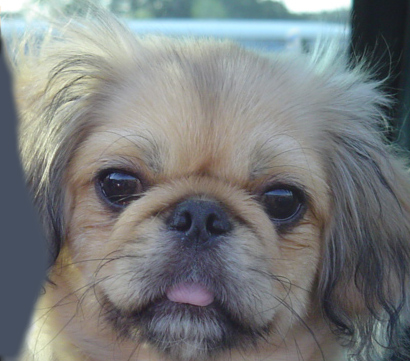
#> input picture UBC/CPEN 4-1/CPSC 425/Assignments/Assignment 1/images/dog.jpg, 410 x 361 px, found by its file name; the run also reads 1 picture not shown here
$ jupyter execute --allow-errors CPSC425_85594505_MercuryMcindoe_Asst1.ipynb
#> lines starting #> are read from the running program, lines starting #| are printed output that depends on the picture
[cell 1]
from PIL import Image
import numpy as np
import math
from scipy import signal
import cv2

# Part 2

---

## Question 1

---

[cell 2]
def boxfilter(n) :
  # Assert that the input is odd
  assert n % 2
  # Return a 2D array representing the boxfilter with values of 1/n^2
  return np.full((n, n), 1 / (n * n))

### Tests

---

[cell 3]
boxfilter(3)

#> (a cell that did not finish here is left out)


[cell 5]
boxfilter(5)

## Question 2

---

[cell 6]
def gauss1d(sigma) :
  # Get the next odd integer of 6 times sigma rounded up
  len_ = math.ceil(sigma * 6)
  if len_ % 2 == 0 :
    len_ += 1

  # Create an array of length from above that contains integers representing distance from center
  k = len_ // 2
  arr = np.arange(-k,k+1)

  # Apply the Gaussian function to each entry of the array
  f = lambda x : np.exp(-(x ** 2) / (2 * (sigma ** 2)))
  arr = f(arr)

  # Normalize the array so that the sum is one
  arr /= sum(arr)
  return arr.copy()

### Tests

---

[cell 7]
print(gauss1d(0.3))

[cell 8]
print(gauss1d(0.5))

[cell 9]
print(gauss1d(1))

[cell 10]
print(gauss1d(2))

## Question 3

---

[cell 11]
def gauss2d(sigma) :
  # Generate 1D Gaussian Array
  gauss_1d = gauss1d(sigma)

  # Make 2D arrays of the previous 1D filter and its Transpose
  gauss_1d_ = gauss_1d[:,np.newaxis]
  gauss_1d_transpose = gauss_1d[np.newaxis, :]

  # Compute the convolution
  convolution = signal.convolve2d(gauss_1d_, gauss_1d_transpose)
  return convolution

### Tests

---

[cell 12]
print(gauss2d(0.5))

[cell 13]
print(gauss2d(1))

## Question 4

---

### (a)

---

[cell 14]
def convolve2d_manual(image :np.ndarray, filter:np.ndarray) :

  # Calculate the k value
  f_size = len(filter)
  k = f_size // 2

  image = np.array(image, dtype=np.float32)
  filter = np.array(filter, dtype=np.float32)

  # Normalize the image, keep track of image sum
  sum_ = np.sum(image, dtype=np.float32)
  image /= sum_


  # Add zero padding for the top/bottom, left/right k most elements
  image_padded = np.pad(image, ((k,k),(k,k)), 'constant') # array with padding
  convolution = np.zeros_like(image_padded, dtype=np.float32) # resulting convolution
  filter = np.flipud(np.fliplr(filter)) # since it's convolution we the original filter by 180 degrees
  flat_filter = np.array(filter).flatten() # flattening the filter for computation efficiency

  # Convolution process
  for Y in range(k, len(image_padded) - k) :
    for X in range(k, len(image_padded[Y]) - k) :
      neighbor = image_padded[Y - k: Y + k + 1, X - k: X + k + 1].flatten()
      # sum of F(i,j) * I(X + i, Y + j)
      convolution[Y, X] = np.sum(neighbor * flat_filter)

  # Remove zero padding from before
  convolution = convolution[k : -k, k : -k]

  # Undo normalization
  convolution *= sum_
  return convolution.copy()

### Test case

---

[cell 15]
convolve2d_manual([[1,0,0,0,1],[2,3,0,8,0],[2,0,0,0,3],[0,0,1,0,0]],[[1/9,1/9,1/9],[1/9,1/9,1/9],[1/9,1/9,1/9]])

### (b)

---

[cell 16]
def gaussconvolve2d_manual(array, sigma):
  # 2D Gaussian filter from above
  filter = gauss2d(sigma)

  # Return Convolution result (manual)
  return convolve2d_manual(array, filter)

### Test

---

[cell 17]
gaussconvolve2d_manual([[1,0,0,0,1],[2,3,0,8,0],[2,0,0,0,3],[0,0,1,0,0]], 0.6)

### (c)

---

[cell 18]
# Convert image to grey scale
img = Image.open('./drive/MyDrive/images/dog.jpg').convert('L')
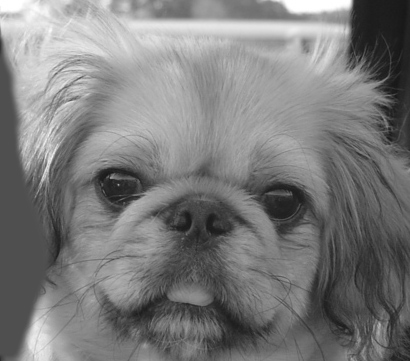
#> img: PIL image 410x361 L; min 22, max 255, mean 123.6

# Convert image into array of grey scale values
img_arr = np.asarray(img,dtype=np.float32)

# Filter the image via convolution with sigma value of 3
filtered_img_arr = gaussconvolve2d_manual(img_arr, 3)
#> in convolve2d_manual (call 3), `sum_ = np.sum(image, dtype=np.float32)`: sum_ = 18287776
#> in convolve2d_manual (call 3), `image_padded = np.pad(image, ((k,k),(k,k)), 'constant')`:
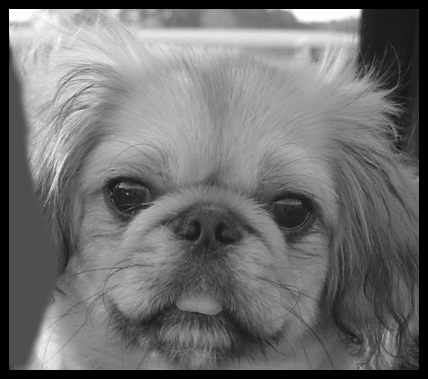
#> image_padded: shape (379, 428) float32; min 0, max 1.39e-05, mean 6.16e-06; drawn with min black and max white

# Ensure array values are within 0 ~ 255 and type uint8
filtered_img_arr_uint8 = np.clip(filtered_img_arr, 0, 255).astype(np.uint8)

### (d)

---

[cell 19]
# Convert array back to Image
filtered_img = Image.fromarray(filtered_img_arr_uint8)

# Image Comparison between original image and filtered image
print("Original Image:")
display(img)
print("Filtered Image:")
display(filtered_img)

## Question 5

---

### (a)

---

[cell 20]
def gaussconvolve2d_scipy(array, sigma):
  # 2D Gaussian filter from above
#> called with sigma = 3
  filter = gauss2d(sigma)

  # Return Convolution Result (scipy)
  return signal.convolve2d(array, filter, 'same').copy()

The reason there is both the `signal.convolve2d` and `signal.correlate2d` is because they iterate through the filter in different directions.

The reason `gauss2d` produces the same result for both is that because the Gaussian Filter is a symmetric filter. Rotating the Gaussian Filter by 180 degrees would be the exact same filter, so it wouldn't matter.

If the filter is not symmetric, hence when rotated by 180 degrees gives us a different filter, the the results will be different for correlation and convolution.

### (b)

---

[cell 21]
# Convert image to array
img_arr = np.asarray(img)

# Apply convolution with 2D Gaussian Filter
filtered_img_arr = gaussconvolve2d_scipy(img_arr, 3)

# Ensure array contains uint8 within 0 ~ 255
filtered_img_arr_uint8 = np.clip(filtered_img_arr, 0, 255).astype(np.uint8)

### (c)

---

[cell 22]
# Convert array back to image
filtered_img = Image.fromarray(filtered_img_arr_uint8)

# Comparison of images
print("Original Image:")
display(img)
print("Filtered Image:")
display(filtered_img)

## Question 6

---

[cell 23]
import time
# Convert Image to grey scale
dog = Image.open('./drive/MyDrive/images/dog.jpg').convert('L')

# Convert image to array
img_arr = np.asarray(dog, dtype=np.float32)

# Record time before running manual convolution
t1 = time.time()

# Run convolution (manual)
manual_img = gaussconvolve2d_manual(img_arr, 10)
#> in convolve2d_manual (call 4), `f_size = len(filter)`: f_size = 61
#> in convolve2d_manual (call 4), `k = f_size // 2`: k = 30
#> in convolve2d_manual (call 4), `image_padded = np.pad(image, ((k,k),(k,k)), 'constant')`:
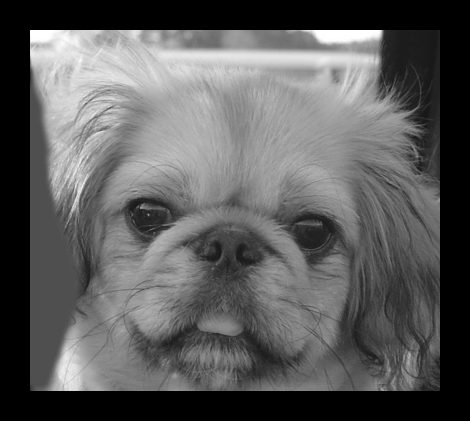
#> image_padded: shape (421, 470) float32; min 0, max 1.39e-05, mean 5.05e-06; drawn with min black and max white
#> in convolve2d_manual (call 4), `flat_filter = np.array(filter).flatten()`: flat_filter = 3721 values, max 0.0016 at index 1860, min 1.97e-07 at index 0, mean 0.000269
#> after the loop in convolve2d_manual (call 4), `for Y in range(k, len(image_padded) - k) :`:
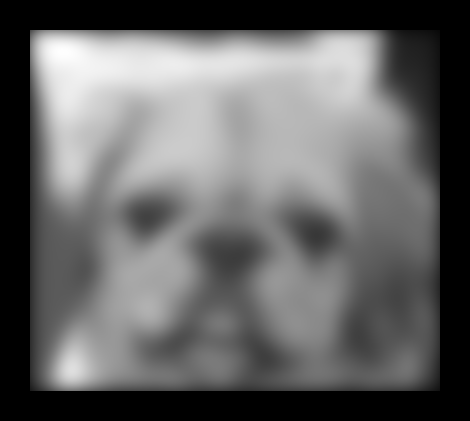
#> convolution: shape (421, 470) float32; min 0, max 1.22e-05, mean 4.87e-06; drawn with min black and max white

# Compute time duration for manual convolution
duration_manual = time.time() - t1

# Record time before running scipy convolution
t2 = time.time()

# Run convolution (scipy)
scipy_img = gaussconvolve2d_scipy(img_arr, 10)

# Compute time duration for scipy convolution
duration_scipy = time.time() - t2

# Time comparison
print(f'manual time: {duration_manual}, scipy time: {duration_scipy}')
print(f'Time difference (manual relative to scipy) : {duration_manual - duration_scipy}')

### Comment

---

By comparing the time duration of both my implementation and the scipy implementation, though the difference varies we can always see that the scipy implementation is more time efficient.

Considering the Github repository for scipy. https://github.com/scipy/scipy we can see that the convolve2d would use the fastest implementation possible, such as fft (fast fourier transformation) and employing separability.

Hence, considering that our implementation is neither fft or using separability, scipy's implementation would be faster.

## **Question 7**

---

Convolution with a 2D Gaussian filter can be made more efficient by using the fact that Gaussian filters are separable. Instead of performing a 2D convolution directly, we can decompose it into two consecutive 1D convolutions: one applied horizontally and the other vertically. Which would reduce the time complexity reduces the complexity from $O(n^2 \cdot m^2)$ to $O(n^2 \cdot m)$ where $m$ is the filter dimension and $n$ is the image dimension.

# Part 3

---

## Helper Functions I made

---

[cell 24]
# Helper function for splitting image into RGB channel arrays
def split_img_rgb(filename) :
  # Open image file
#> called with filename = '0b_dog.bmp'
  img = Image.open(f'./drive/MyDrive/images/{filename}')

  # Convert to RGB scale
  img = img.convert("RGB")

  # Split RGB Channels
  img_r, img_g, img_b = img.split()

  # Convert each channel to array
  img_r = np.asarray(img_r, dtype=np.float32)
#> img_r: shape (361, 410) float32
  img_g = np.asarray(img_g, dtype=np.float32)
#> img_g: shape (361, 410) float32
  img_b = np.asarray(img_b, dtype=np.float32)
#> img_b: shape (361, 410) float32

  # Return original image and each channel array
  return img, img_r, img_g, img_b

# Helper function to apply 2D Gaussian filtering to each RGB channel
def img_gauss2d_convolution(img_r, img_g, img_b, sigma) :
  # Apply 2D gaussian convolution for each channel
  img_r_cv = gaussconvolve2d_scipy(img_r, sigma)
  img_g_cv = gaussconvolve2d_scipy(img_g, sigma)
  img_b_cv = gaussconvolve2d_scipy(img_b, sigma)

  # Return each channel after filtering
  return img_r_cv, img_g_cv, img_b_cv

# Helper function to convert rgb channel arrays to one image
def array_to_img(img_r, img_g, img_b, offset=0) :

  # Assure that each channel is within 0 ~ 255 and in uint8 format
  # Offset is used for images with zero-mean
#> called with offset = 0
  img_r = np.clip(img_r + offset, 0, 255).astype(np.uint8)
  img_g = np.clip(img_g + offset, 0, 255).astype(np.uint8)
  img_b = np.clip(img_b + offset, 0, 255).astype(np.uint8)

  # Convert each channel to image from array
  img_r = Image.fromarray(img_r)
  img_g = Image.fromarray(img_g)
  img_b = Image.fromarray(img_b)

  # Merge to one image
  img = Image.merge("RGB", (img_r, img_g, img_b))

  return img

# Helper function to create hybrid images
def hybrid_image(img_low, img_high, sigma):

  # Split low pass image into RGB channels and apply convolution
  img, img_low_r, img_low_g, img_low_b = split_img_rgb(img_low)
  img_low_r, img_low_g, img_low_b = img_gauss2d_convolution(img_low_r, img_low_g, img_low_b, sigma)

  # Split high pass image into RGB channels and apply convolution, get high pass frequencies
  img_, img_high_r, img_high_g, img_high_b = split_img_rgb(img_high)
  img_high_r_cv, img_high_g_cv, img_high_b_cv = img_gauss2d_convolution(img_high_r, img_high_g, img_high_b, sigma)

  img_high_r -= img_high_r_cv
  img_high_g -= img_high_g_cv
  img_high_b -= img_high_b_cv

  # Make Hybrid RGB channels
  img_hybrid_r = img_high_r + img_low_r
  img_hybrid_g = img_high_g + img_low_g
  img_hybrid_b = img_high_b + img_low_b

  # Convert Hybrid RGB channels to image
  hybrid_img = array_to_img(img_hybrid_r, img_hybrid_g, img_hybrid_b)
  return hybrid_img

## (1)

---

[cell 25]
# sigma value selected
sigma = 7

# split image into each channel along with getting image
img, img_r, img_g, img_b = split_img_rgb('0b_dog.bmp')

# get low frequency channels via convolution
img_r_cv_low_f, img_g_cv_low_f, img_b_cv_low_f = img_gauss2d_convolution(img_r, img_g, img_b, sigma)

# merge each channel to get low frequency image
low_frequency_img = array_to_img(img_r_cv_low_f, img_g_cv_low_f, img_b_cv_low_f)

# display original image and low frequency image
print("Original Image:")
display(img)
print("Low Frequency Image:")
display(low_frequency_img)

## (2)

---

[cell 26]
# split image into each channel along with getting image
img, img_r, img_g, img_b = split_img_rgb('0a_cat.bmp')
#> call 2 of split_img_rgb, with filename = '0a_cat.bmp'
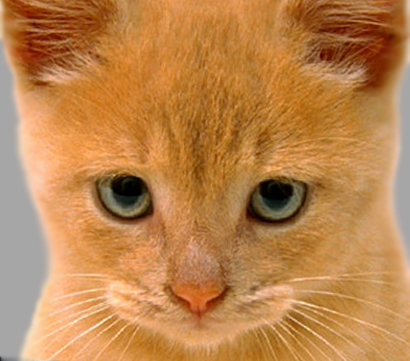
#> input picture UBC/CPEN 4-1/CPSC 425/Assignments/Assignment 1/images/0a_cat.bmp, 410 x 361 px, found by its file name
#> in split_img_rgb, img is the input picture: PIL image 410x361 RGB; mean R, G, B 188.3, 132.5, 77.1
#> in split_img_rgb (call 2), `img_r, img_g, img_b = img.split()`:
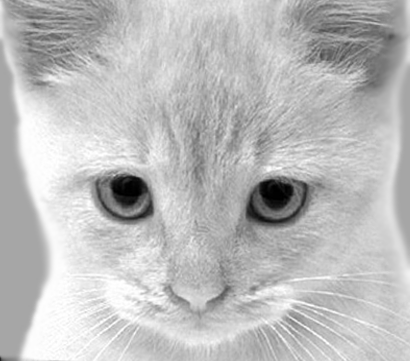
#> img_r: PIL image 410x361 L; min 0, max 255, mean 188.3
#> in split_img_rgb (call 2), `img_r, img_g, img_b = img.split()`:
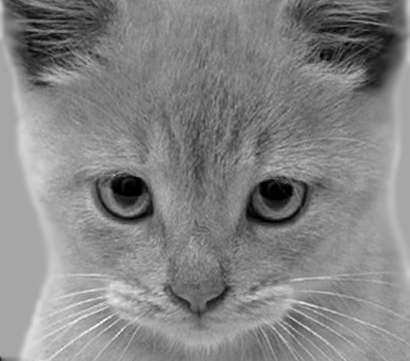
#> img_g: PIL image 410x361 L; min 0, max 255, mean 132.5

# get lower frequency rgb channels
filtered_img_r_cv, filtered_img_g_cv, filtered_img_b_cv = img_gauss2d_convolution(img_r, img_g, img_b, sigma)
#> in gaussconvolve2d_scipy (call 8), `return signal.convolve2d(array, filter, 'same').copy()`:
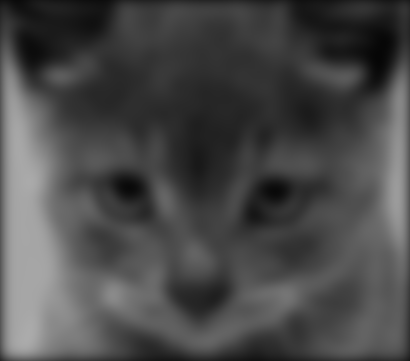
#> returned value: shape (361, 410) float64; min 6.22, max 171.5, mean 74.1

# obtain higher frequency channels by subtracting lower frequency channels from original channels
img_r_cv_high_f = img_r - filtered_img_r_cv
img_g_cv_high_f = img_g - filtered_img_g_cv
img_b_cv_high_f = img_b - filtered_img_b_cv
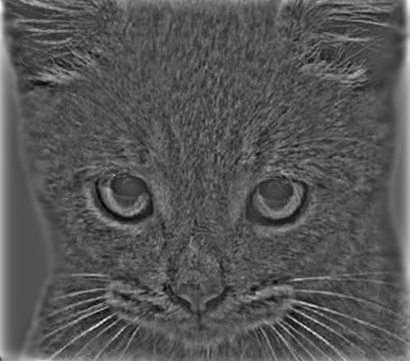
#> img_b_cv_high_f: shape (361, 410) float64; min -70.62, max 146.5, mean 3.1; drawn with min black and max white

# obtain high frequency image from above, add 128 to visualize
high_frequency_img = array_to_img(img_r_cv_high_f, img_g_cv_high_f, img_b_cv_high_f, 128)
#> call 2 of array_to_img, with offset = 128
#> in array_to_img (call 2), `img = Image.merge("RGB", (img_r, img_g, img_b))`:
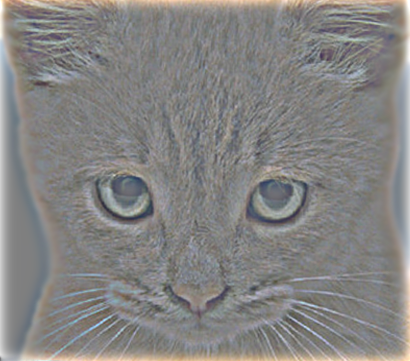
#> img: PIL image 410x361 RGB; mean R, G, B 132.9, 131.7, 130.6

# display original image and high
print("Original Image:")
display(img)
print("High Frequency Image:")
display(high_frequency_img)

## (3)

---

[cell 27]
# Create Hybrid rgb channels by combining high / low frequencies
hybrid_img_r_cv = img_r_cv_low_f + img_r_cv_high_f
hybrid_img_g_cv = img_g_cv_low_f + img_g_cv_high_f
hybrid_img_b_cv = img_b_cv_low_f + img_b_cv_high_f

# Create Hybrid image from rgb channels
hybrid_image = array_to_img(hybrid_img_r_cv, hybrid_img_g_cv, hybrid_img_b_cv)
